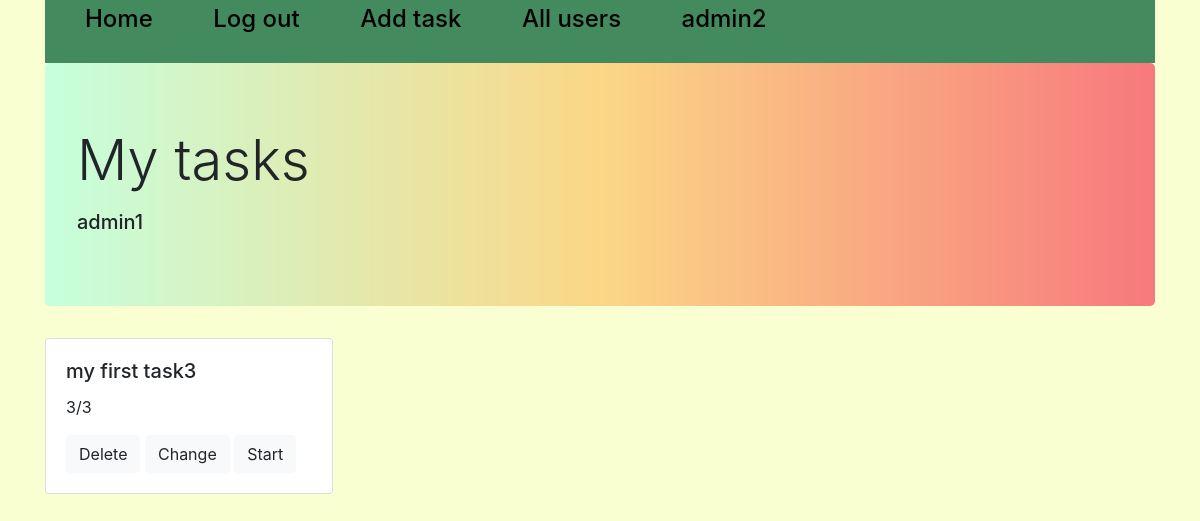
The page /all_tasks/1 (signed in) on the database as committed earlier.
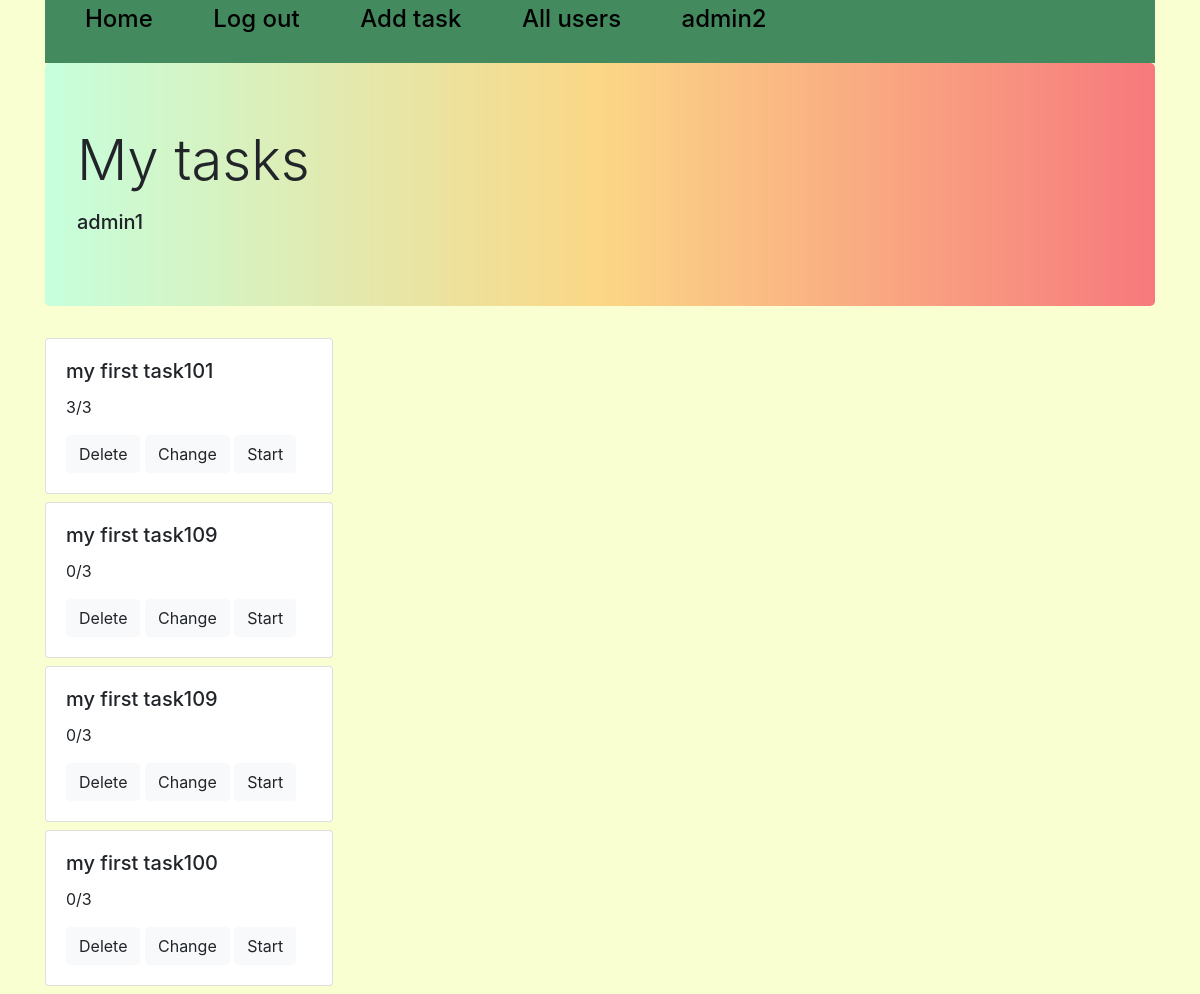
The same page on the database as committed later.
### tables this page shows
CREATE TABLE users 
                            (id INTEGER PRIMARY KEY AUTOINCREMENT, 
                             user_name VARCHAR(50),
                             password_hash VARCHAR(128)
                             );

CREATE TABLE tasks
                                    (id INTEGER PRIMARY KEY AUTOINCREMENT,
                                     title VARCHAR(100),
                                     content VARCHAR(10000),
                                     choices VARCHAR(1000),
                                     correct_choice VARCHAR(100),
                                     user_id INTEGER 
                             );

### mainpage.py (the view)
@app.route('/all_tasks/<int:id>', methods=['GET', 'POST'])
def all_tasks(id):
    all, username = '', ''
    if 'username' not in session:
        return redirect('/login')
    if id != 0 and session['user_id'] in [1, 2]:
        all = tasks_model.get_all(id)
        username = users_base.get(id)[1]
        session['list_id'] = id
    else:
        id = 0
    if id == 0:
        all = tasks_model.get_all(session['user_id'])
        session['list_id'] = session['user_id']
        username = ''
    titles = [x[1] for x in all]
    n = range(len(titles))
    ides_tasks = [x[0] for x in all]
    session['task_id'] = ides_tasks
    session['titles'] = titles
    contents = [i.split('\n') for i in [x[2] for x in all]]
    session['contents'] = contents
    choices = [i.split('\n') for i in [x[3] for x in all]]
    choices1 = []
    arr = []
    for i in choices:
        for j in i:
            arr.append(j.split())
        choices1.append(arr)
        arr = []
    session['choices'] = choices1
    correct_choices = [x[4].split('\n') for x in all]
    session['correct'] = correct_choices
    sc = scores.get_all()
    scores_id = [i[-1] for i in sc]
    scores1 = []
    for i in ides_tasks:
        if i in scores_id:
            n_correct = sc[scores_id.index(i)][-2]
            n_all = sc[scores_id.index(i)][-3]
        else:
            n_correct = 0
            n_all = len(session['contents'][ides_tasks.index(i)])
        scores1.append(str(n_correct) + '/' + str(n_all))
    session['scores'] = scores1
    return render_template('tasks.html', flag=True, n=n, name=username)

### DB.py (called while the page is built)
    def get(self, user_id):
        cursor = self.connection.cursor()
        cursor.execute("SELECT * FROM users WHERE id = ?", (str(user_id),))
        row = cursor.fetchone()
        return row

    def get_all(self, user_id=None):
        cursor = self.connection.cursor()
        if user_id:
            cursor.execute("SELECT * FROM tasks WHERE user_id = ?", (str(user_id),))
        else:
            cursor.execute("SELECT * FROM tasks")
        rows = cursor.fetchall()
        return rows

    def get_all(self, task_id=None):
        cursor = self.connection.cursor()
        if task_id:
            cursor.execute("SELECT * FROM scores WHERE task_id = ?", (str(task_id),))
        else:
            cursor.execute("SELECT * FROM scores")
        rows = cursor.fetchall()
        return rows

### templates/tasks.html (shortened to what this page needs)
{% extends "base.html" %}
{% block content %}
<div class="container">
    <div class="jumbotron" style="background-image: url(/static/gradientyellow.jpg); background-size: 100%;">
        <h1 class="display-4">My tasks</h1>
        <p class="lead">
        <h5>{{name}}</h5>
    </div>
    {% if flag %}
    {% for i in n%}
    <div class="card" name={{i}} value={{i}} style="width: 18rem;">
        <div class="card-body">
            <h5 class="card-title">{{session['titles'][i]}}</h5>
            <p class="card-text">{{session['scores'][i]}}</p>
            {% if session['user_id'] == 1 or session['user_id'] == 2 %}
            <a href="/delete/{{session['task_id'][i]}}" class="btn btn-light">Delete</a>
            <a href="/add_task/{{session['task_id'][i]}}" class="btn btn-light">Change</a>
            {% endif %}
            <a href="/task/{{i}}" class="btn btn-light">Start</a>
        </div>
    </div>
    {% endfor %}
    {% endif %}
</div>
{% endblock %}

### templates/base.html (shortened to what this page needs)
<!DOCTYPE html>
<html lang="en">
<head>
    <link rel="stylesheet" href="https://stackpath.bootstrapcdn.com/bootstrap/4.3.1/css/bootstrap.min.css"
>
</head>
<body>
<div class="top_line">
    <div class="container">
        <div class="col-md-12">
            <div class="row">
                <div class="top_nav" style="background-color: #438a5e;">
                    <ul>
                        {% if "username" in session %}
                        <li><a class="navbar-brand" href="/homepage1"><h4>Home</h4></a></li>
                        <li><a class="navbar-brand" href="/login"><h4>Log out</h4></a></li>
                        {% if session['user_id'] == 1 or session['user_id'] == 2 %}
                        <li><a class="navbar-brand" href="/add_task/0"><h4>Add task</h4></a></li>
                        <li><a class="navbar-brand" href="/all_users"><h4>All users</h4></a></li>
                        {% endif %}
                        <li><a class="navbar-brand" href="/logout"><h4>{{session['username']}}</h4></a></li>
                        {% endif %}
                    </ul>
                </div>
            </div>
        </div>
    </div>
</div>
{% block content %}{% endblock %}
</body>
</html>

### templates/base.html (style rules this page uses)
body { background-color: #f9ffd1; }
.top_nav { width: 100%; }
.top_nav ul li { list-style-type: none; display: inline-block; vertical-align: center; padding-right: 40px; }
.top_nav a { color: black; }

Rows that differ between the two databases and show on the page:
added tasks: title "my first task109"
added tasks: title "my first task109"
added tasks: title "my first task100"
Other text that changed with them:
new list line: "my first task101"
new list line: "3/3 Delete Change Start"
new list line: "0/3 Delete Change Start"
list line gone: "my first task3"
list line gone: "3/3 Delete Change Start"
